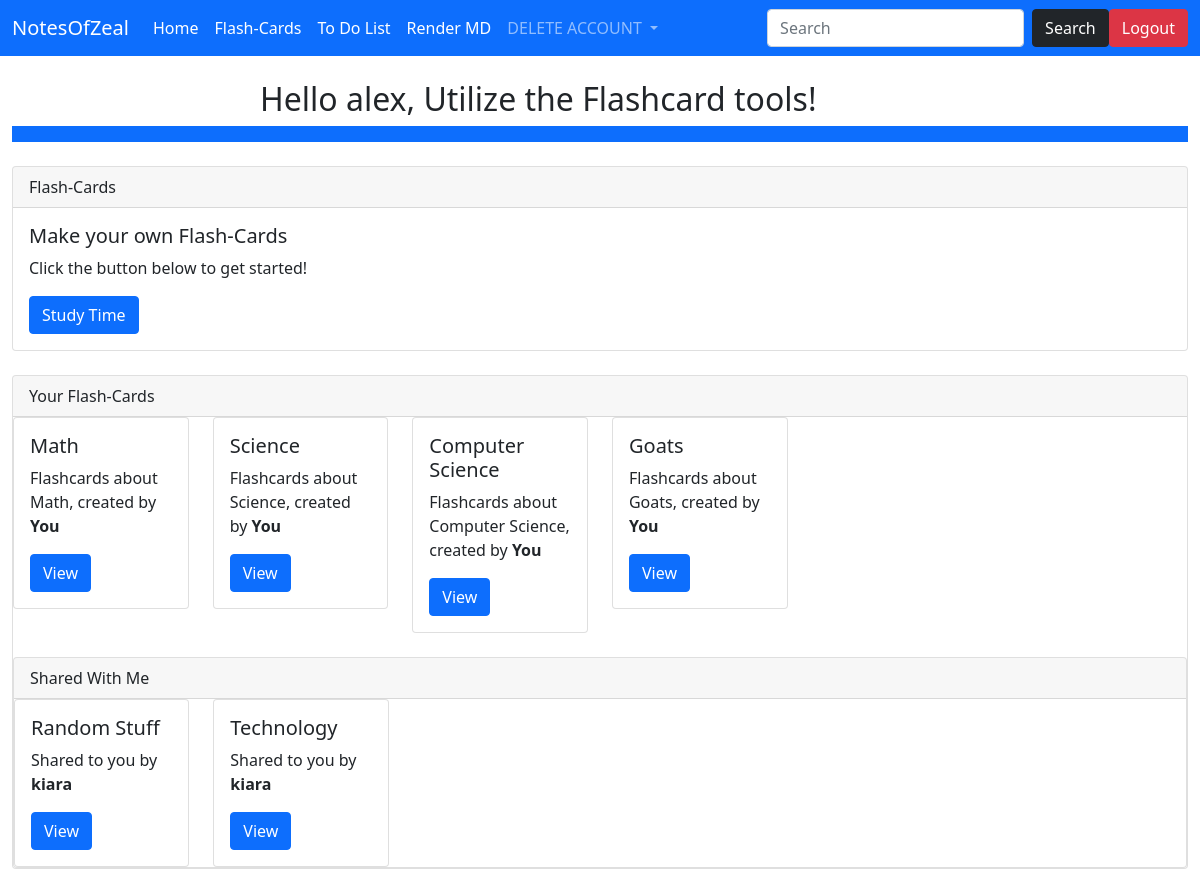
Before: /flashboard (signed in) with the older database file.
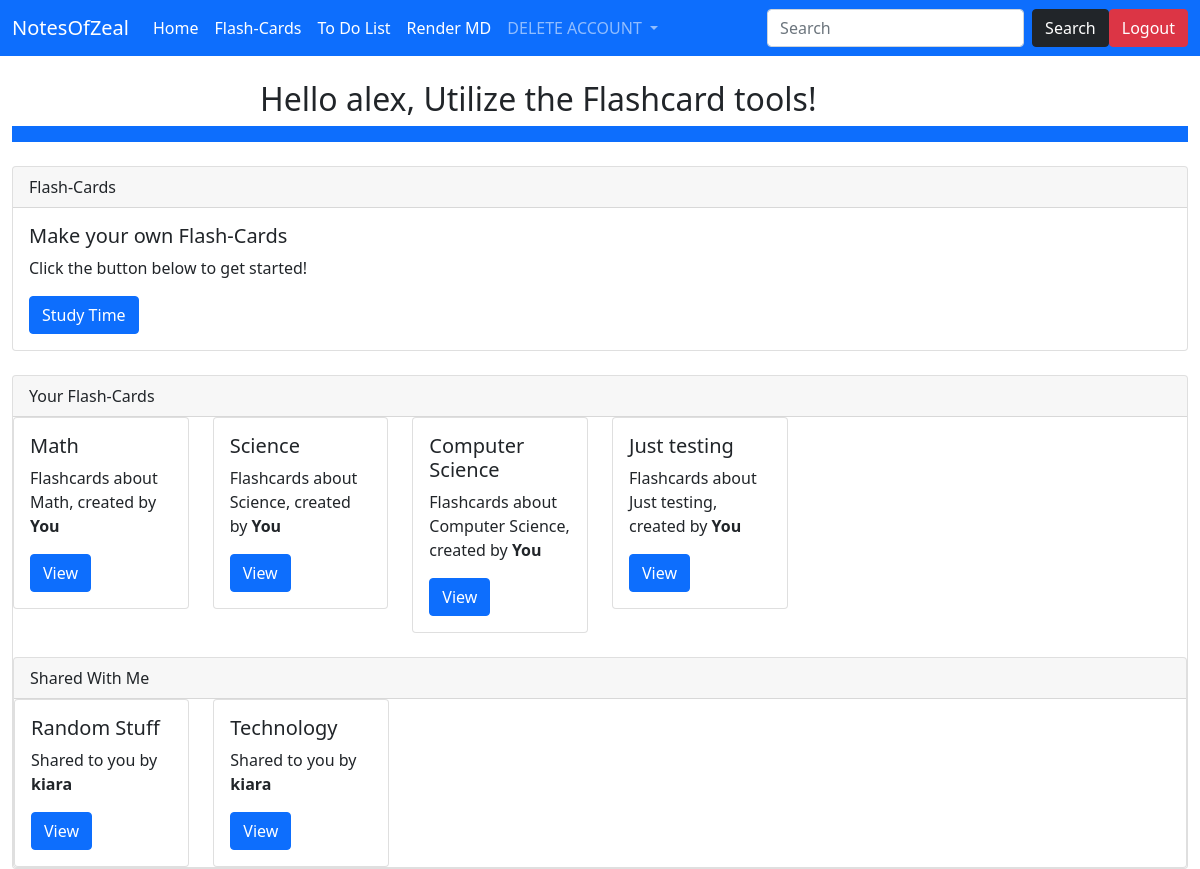
After: the same page with the newer database file.
### website/models.py (models this page shows)
class Flashcard(UserMixin, db.Model):
    id = db.Column(db.Integer, primary_key = True)
    owner = db.Column(db.String(64))
    fctitle = db.Column(db.String(64))
    fcterm =  db.Column(db.String(64))
    fcdesc = db.Column(db.String(5000))
    fcurl = db.Column(db.Integer)

### website/routes.py (the view)
@myobj.route("/flashboard")
@login_required
def flashboard():
    displaylist.clear()
    flashcardurl = uniqueurl()
    url = f'/makeflashcards/{flashcardurl}'
    thelist = listofurls() #user's own flashcard
    sharedlist = sharedFlashCardslist()
    return render_template('flashboard.html', url = url, thelist = thelist, sharedlist = sharedlist)

### website/forms.py
class SearchForm(FlaskForm):
    searched = StringField("Searched", validators = [DataRequired()])
    submit = SubmitField("Submit")

### website/models.py (called while the page is built)
@logging.user_loader
def load_user(user_id):
    return User.query.get(int(user_id))

### website/routes.py (called while the page is built)
@myobj.context_processor
def base():
    form = SearchForm()
    return dict(form=form)

def fourdigitcombo():
    return (1000 * randint(0,9)) + (100 *randint(0,9)) +  (10 * randint(0,9)) + randint(0,9)

def inthedatabase(num):
    return  db.session.query(db.exists().where(Flashcard.fcurl == num)).scalar()

def uniqueurl():
    finalnum = fourdigitcombo()
    while(inthedatabase(finalnum)):
        finalnum = fourdigitcombo()
    return finalnum

def listofurls():
    templist = []
    flashcards = Flashcard.query.filter_by(owner = current_user.username).all()
    for flashcard in flashcards:
        templist.append({'url': flashcard.fcurl, 'title':flashcard.fctitle})
    noduplicates = []
    for items in templist:
        if items not in noduplicates:
            noduplicates.append(items)
    return noduplicates

### website/templates/flashboard.html
{% extends 'base.html' %}
{% block content %}
<div class="bg-body rounded mx-auto" style="width: 680px;">
    <h2>Hello {{ current_user.username }}, Utilize the Flashcard tools!</h2>
</div>
<nav class="navbar navbar-expand-lg navbar-dark bg-primary"></nav>
<br>
<div class="card">
    <div class="card-header">
      Flash-Cards
    </div>
    <div class="card-body">
      <h5 class="card-title">Make your own Flash-Cards</h5>
      <p class="card-text">Click the button below to get started!</p>
      <a href="{{ url }}" class="btn btn-primary">Study Time</a>
    </div>
</div>
<br/>
<div class="card">
    <div class="card-header">
      Your Flash-Cards
    </div>
<div class="row">
    {% for items in thelist %}
    <div class="col-sm-2">
        <div class="card">
          <div class="card-body">
            <h5 class="card-title">{{ items.title }}</h5>
            <p class="card-text">Flashcards about {{ items.title }}, created by <b>You</b></p>
            <a href="/renderfc/{{ items.url }}" class="btn btn-primary">View</a>
          </div>
        </div>
      </div>
    {% endfor %}
</div>
<br>
<div class="card">
    <div class="card-header">
      Shared With Me
    </div>
<div class="row">
    {% for items in sharedlist %}
    <div class="col-sm-2">
        <div class="card">
          <div class="card-body">
            <h5 class="card-title">{{ items.title }}</h5>
            <p class="card-text">Shared to you by <b>{{ items.owner }}</b></p>
            <a href="/renderfc/{{ items.url }}" class="btn btn-primary">View</a>
          </div>
        </div>
      </div>
    {% endfor %}
</div>
{% endblock %}

Changed rows visible on the page:
changed Flashcard: title "Goats" → "Just testing"
